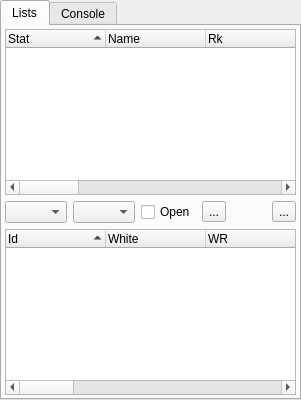
         <widget class="QTabWidget" name="tabWidget" >
          <property name="sizePolicy" >
           <sizepolicy vsizetype="Expanding" hsizetype="Expanding" >
            <horstretch>0</horstretch>
            <verstretch>0</verstretch>
           </sizepolicy>
          </property>
          <property name="currentIndex" >
           <number>0</number>
          </property>
          <widget class="QWidget" name="tab" >
           <attribute name="title" >
            <string>Lists</string>
           </attribute>
           <layout class="QGridLayout" >
            <property name="leftMargin" >
             <number>3</number>
            </property>
            <property name="topMargin" >
             <number>3</number>
            </property>
            <property name="rightMargin" >
             <number>3</number>
            </property>
            <property name="bottomMargin" >
             <number>3</number>
            </property>
            <property name="horizontalSpacing" >
             <number>6</number>
            </property>
            <property name="verticalSpacing" >
             <number>6</number>
            </property>
            <item row="0" column="0" >
             <widget class="QSplitter" name="splitter_2" >
              <property name="orientation" >
               <enum>Qt::Vertical</enum>
              </property>
              <widget class="QWidget" name="widget" >
               <layout class="QVBoxLayout" >
                <property name="spacing" >
                 <number>6</number>
                </property>
                <property name="leftMargin" >
                 <number>0</number>
                </property>
                <property name="topMargin" >
                 <number>0</number>
                </property>
                <property name="rightMargin" >
                 <number>0</number>
                </property>
                <property name="bottomMargin" >
                 <number>0</number>
                </property>
                <item>
                 <widget class="QTreeWidget" name="ListView_players" >
                  <property name="alternatingRowColors" >
                   <bool>true</bool>
                  </property>
                  <property name="rootIsDecorated" >
                   <bool>false</bool>
                  </property>
                  <property name="uniformRowHeights" >
                   <bool>true</bool>
                  </property>
                  <property name="itemsExpandable" >
                   <bool>false</bool>
                  </property>
                  <property name="sortingEnabled" >
                   <bool>true</bool>
                  </property>
                  <column>
                   <property name="text" >
                    <string>Stat</string>
                   </property>
                  </column>
                  <column>
                   <property name="text" >
                    <string>Name</string>
                   </property>
                  </column>
                  <column>
                   <property name="text" >
                    <string>Rk</string>
                   </property>
                  </column>
                  <column>
                   <property name="text" >
                    <string>Pl</string>
                   </property>
                  </column>
                  <column>
                   <property name="text" >
                    <string>Ob</string>
                   </property>
                  </column>
                  <column>
                   <property name="text" >
                    <string>Idle</string>
                   </property>
                  </column>
                  <column>
                   <property name="text" >
                    <string>X</string>
                   </property>
                  </column>
                  <column>
                   <property name="text" >
                    <string>Info</string>
                   </property>
                  </column>
                  <column>
                   <property name="text" >
                    <string>Won</string>
                   </property>
                  </column>
                  <column>
                   <property name="text" >
                    <string>Lost</string>
                   </property>
                  </column>
                  <column>
                   <property name="text" >
                    <string>Country</string>
                   </property>
                  </column>
                  <column>
                   <property name="text" >
                    <string>Match Prefs</string>
                   </property>
                  </column>
                  <column>
                   <property name="text" >
                    <string>-</string>
                   </property>
                  </column>
                 </widget>
                </item>
                <item>
                 <layout class="QHBoxLayout" >
                  <property name="spacing" >
                   <number>6</number>
                  </property>
                  <property name="leftMargin" >
                   <number>0</number>
                  </property>
                  <property name="topMargin" >
                   <number>0</number>
                  </property>
                  <property name="rightMargin" >
                   <number>0</number>
                  </property>
                  <property name="bottomMargin" >
                   <number>0</number>
                  </property>
                  <item>
                   <widget class="QComboBox" name="whoBox1" >
                    <item>
                     <property name="text" >
                      <string/>
                     </property>
                    </item>
                    <item>
                     <property name="text" >
                      <string>9p-1p</string>
                     </property>
                    </item>
                    <item>
                     <property name="text" >
                      <string>9d</string>
                     </property>
                    </item>
                    <item>
                     <property name="text" >
                      <string>8d</string>
                     </property>
                    </item>
                    <item>
                     <property name="text" >
                      <string>7d</string>
                     </property>
                    </item>
                    <item>
                     <property name="text" >
                      <string>6d</string>
                     </property>
                    </item>
                    <item>
                     <property name="text" >
                      <string>5d</string>
                     </property>
                    </item>
                    <item>
                     <property name="text" >
                      <string>4d</string>
                     </property>
                    </item>
                    <item>
                     <property name="text" >
                      <string>3d</string>
                     </property>
                    </item>
                    <item>
                     <property name="text" >
                      <string>2d</string>
                     </property>
                    </item>
                    <item>
                     <property name="text" >
                      <string>1d</string>
                     </property>
                    </item>
                    <item>
                     <property name="text" >
                      <string>1k</string>
                     </property>
                    </item>
                    <item>
                     <property name="text" >
                      <string>2k</string>
                     </property>
                    </item>
                    <item>
                     <property name="text" >
                      <string>3k</string>
                     </property>
                    </item>
                    <item>
                     <property name="text" >
                      <string>4k</string>
                     </property>
                    </item>
                    <item>
                     <property name="text" >
                      <string>5k</string>
                     </property>
                    </item>
                    <item>
                     <property name="text" >
                      <string>6k</string>
                     </property>
                    </item>
                    <item>
                     <property name="text" >
                      <string>7k</string>
                     </property>
                    </item>
                    <item>
                     <property name="text" >
                      <string>8k</string>
                     </property>
                    </item>
                    <item>
                     <property name="text" >
                      <string>9k</string>
                     </property>
                    </item>
                    <item>
                     <property name="text" >
                      <string>10k</string>
                     </property>
                    </item>
                    <item>
                     <property name="text" >
                      <string>11k</string>
                     </property>
                    </item>
                    <item>
                     <property name="text" >
                      <string>12k</string>
                     </property>
                    </item>
                    <item>
                     <property name="text" >
                      <string>13k</string>
                     </property>
                    </item>
                    <item>
                     <property name="text" >
                      <string>15k</string>
                     </property>
                    </item>
                    <item>
                     <property name="text" >
                      <string>16k</string>
                     </property>
                    </item>
                    <item>
                     <property name="text" >
                      <string>NR</string>
                     </property>
                    </item>
                   </widget>
                  </item>
                  <item>
                   <widget class="QComboBox" name="whoBox2" >
                    <item>
                     <property name="text" >
                      <string/>
                     </property>
                    </item>
                    <item>
                     <property name="text" >
                      <string>9p-1p</string>
                     </property>
                    </item>
                    <item>
                     <property name="text" >
                      <string>9d</string>
                     </property>
                    </item>
                    <item>
                     <property name="text" >
                      <string>8d</string>
                     </property>
                    </item>
                    <item>
                     <property name="text" >
                      <string>7d</string>
                     </property>
                    </item>
                    <item>
                     <property name="text" >
                      <string>6d</string>
                     </property>
                    </item>
                    <item>
                     <property name="text" >
                      <string>5d</string>
                     </property>
                    </item>
                    <item>
                     <property name="text" >
                      <string>4d</string>
                     </property>
                    </item>
                    <item>
                     <property name="text" >
                      <string>3d</string>
                     </property>
                    </item>
                    <item>
                     <property name="text" >
                      <string>2d</string>
                     </property>
                    </item>
                    <item>
                     <property name="text" >
                      <string>1d</string>
                     </property>
                    </item>
                    <item>
                     <property name="text" >
                      <string>1k</string>
                     </property>
                    </item>
                    <item>
                     <property name="text" >
                      <string>2k</string>
                     </property>
                    </item>
                    <item>
                     <property name="text" >
                      <string>3k</string>
                     </property>
                    </item>
                    <item>
                     <property name="text" >
                      <string>4k</string>
                     </property>
                    </item>
                    <item>
                     <property name="text" >
                      <string>5k</string>
                     </property>
                    </item>
                    <item>
                     <property name="text" >
                      <string>6k</string>
                     </property>
                    </item>
                    <item>
                     <property name="text" >
                      <string>7k</string>
                     </property>
                    </item>
                    <item>
                     <property name="text" >
                      <string>8k</string>
                     </property>
                    </item>
                    <item>
                     <property name="text" >
                      <string>9k</string>
                     </property>
                    </item>
                    <item>
                     <property name="text" >
                      <string>10k</string>
                     </property>
                    </item>
                    <item>
                     <property name="text" >
                      <string>11k</string>
                     </property>
                    </item>
                    <item>
                     <property name="text" >
                      <string>12k</string>
                     </property>
                    </item>
                    <item>
                     <property name="text" >
                      <string>13k</string>
                     </property>
                    </item>
                    <item>
                     <property name="text" >
                      <string>14k</string>
                     </property>
                    </item>
                    <item>
                     <property name="text" >
                      <string>15k</string>
                     </property>
                    </item>
                    <item>
                     <property name="text" >
                      <string>16k</string>
                     </property>
                    </item>
                    <item>
                     <property name="text" >
                      <string>NR</string>
                     </property>
                    </item>
                   </widget>
                  </item>
                  <item>
                   <widget class="QCheckBox" name="whoOpenCheck" >
                    <property name="text" >
                     <string>Open</string>
                    </property>
                   </widget>
                  </item>
                  <item>
                   <widget class="QToolButton" name="pbRefreshPlayers" >
                    <property name="text" >
                     <string>...</string>
                    </property>
                    <property name="icon" >
                     <iconset resource="application.qrc" >:/ressources/pics/refresh_players.png</iconset>
                    </property>
                   </widget>
                  </item>
                  <item>
                   <spacer>
                    <property name="orientation" >
                     <enum>Qt::Horizontal</enum>
                    </property>
                    <property name="sizeHint" >
                     <size>
                      <width>40</width>
                      <height>20</height>
                     </size>
                    </property>
                   </spacer>
                  </item>
                  <item>
                   <widget class="QToolButton" name="pbRefreshGames" >
                    <property name="text" >
                     <string>...</string>
                    </property>
                    <property name="icon" >
                     <iconset resource="application.qrc" >:/ressources/pics/refresh_games.png</iconset>
                    </property>
                   </widget>
                  </item>
                 </layout>
                </item>
               </layout>
              </widget>
             </widget>
            </item>
            <item row="1" column="0" >
             <widget class="QTreeWidget" name="ListView_games" >
              <property name="font" >
               <font>
                <pointsize>9</pointsize>
               </font>
              </property>
              <property name="alternatingRowColors" >
               <bool>true</bool>
              </property>
              <property name="rootIsDecorated" >
               <bool>false</bool>
              </property>
              <property name="uniformRowHeights" >
               <bool>true</bool>
              </property>
              <property name="itemsExpandable" >
               <bool>false</bool>
              </property>
              <property name="sortingEnabled" >
               <bool>true</bool>
              </property>
              <column>
               <property name="text" >
                <string>Id</string>
               </property>
              </column>
              <column>
               <property name="text" >
                <string>White</string>
               </property>
              </column>
              <column>
               <property name="text" >
                <string>WR</string>
               </property>
              </column>
              <column>
               <property name="text" >
                <string>Black</string>
               </property>
              </column>
              <column>
               <property name="text" >
                <string>BR</string>
               </property>
              </column>
              <column>
               <property name="text" >
                <string>Mv</string>
               </property>
              </column>
              <column>
               <property name="text" >
                <string>Sz</string>
               </property>
              </column>
              <column>
               <property name="text" >
                <string>H</string>
               </property>
              </column>
              <column>
               <property name="text" >
                <string>K</string>
               </property>
              </column>
              <column>
               <property name="text" >
                <string>By</string>
               </property>
              </column>
              <column>
               <property name="text" >
                <string>FR</string>
               </property>
              </column>
              <column>
               <property name="text" >
                <string>Ob</string>
               </property>
              </column>
              <column>
               <property name="text" >
                <string>-</string>
               </property>
              </column>
              <column>
               <property name="text" >
                <string>-</string>
               </property>
              </column>
             </widget>
            </item>
           </layout>
          </widget>
          <widget class="QWidget" name="tab_2" >
           <attribute name="title" >
            <string>Console</string>
           </attribute>
           <layout class="QVBoxLayout" >
            <property name="spacing" >
             <number>6</number>
            </property>
            <property name="leftMargin" >
             <number>9</number>
            </property>
            <property name="topMargin" >
             <number>9</number>
            </property>
            <property name="rightMargin" >
             <number>9</number>
            </property>
            <property name="bottomMargin" >
             <number>9</number>
            </property>
            <item>
             <widget class="QTextEdit" name="MultiLineEdit2" >
              <property name="font" >
               <font>
                <family>Fixed [Misc]</family>
                <pointsize>8</pointsize>
               </font>
              </property>
              <property name="focusPolicy" >
               <enum>Qt::NoFocus</enum>
              </property>
              <property name="acceptDrops" >
               <bool>false</bool>
              </property>
              <property name="horizontalScrollBarPolicy" >
               <enum>Qt::ScrollBarAlwaysOff</enum>
              </property>
              <property name="readOnly" >
               <bool>true</bool>
              </property>
              <property name="acceptRichText" >
               <bool>false</bool>
              </property>
             </widget>
            </item>
            <item>
             <widget class="QComboBox" name="cb_cmdLine" >
              <property name="editable" >
               <bool>true</bool>
              </property>
             </widget>
            </item>
           </layout>
          </widget>
         </widget>
